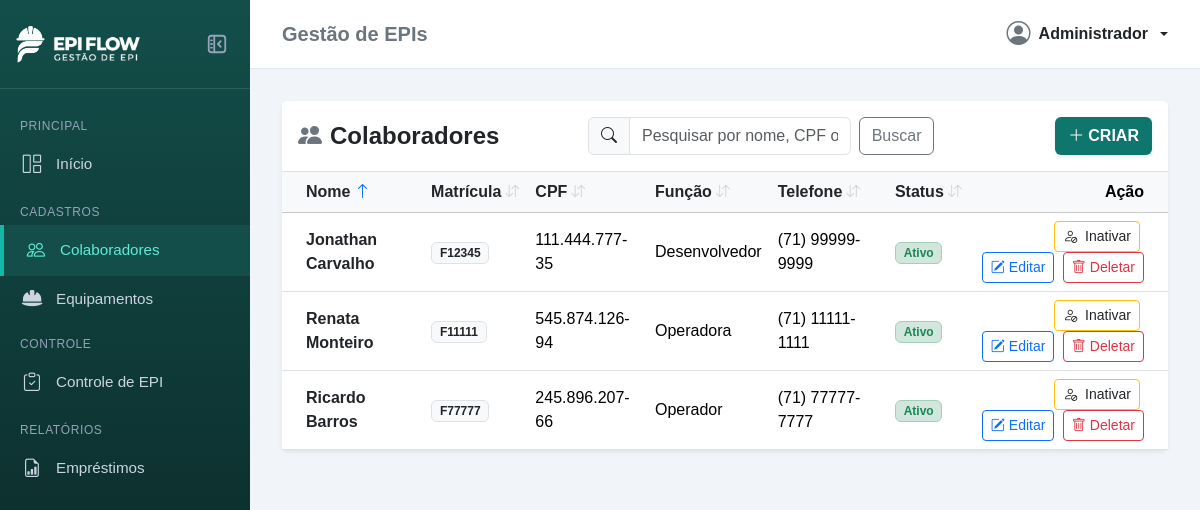
The page /colaboradores/ on the database its author committed.
### apps/colaboradores/models.py (models this page shows, shortened)
class Colaborador(models.Model):
    nome = models.CharField(max_length=100)
    cpf = models.CharField(max_length=14)
    matricula = models.CharField(max_length=10)
    funcao = models.CharField(max_length=50)
    telefone = models.CharField(max_length=15)
    email = models.EmailField(max_length=60)
    ativo = models.BooleanField(default=True)

### apps/colaboradores/views.py (the view)
# urls.py: path('', views.listar_colaboradores, name='listar'),
def listar_colaboradores(request):
    termo_busca = request.GET.get('busca', '').strip()
    campo_ordenacao = request.GET.get('campo', 'nome')
    direcao_ordenacao = request.GET.get('direcao', 'asc')
    if termo_busca:
        termo_upper = termo_busca.upper()
        if termo_upper.startswith('F') and any(char.isdigit() for char in termo_upper):
            filtro = Q(matricula__istartswith=termo_upper) | Q(nome__icontains=termo_busca)
        elif termo_busca.isdigit():
            filtro = (
                Q(matricula__istartswith=f'F{termo_busca}') |
                Q(cpf__icontains=termo_busca) |
                Q(nome__icontains=termo_busca)
            )
        else:
            filtro = Q(nome__icontains=termo_busca) | Q(cpf__icontains=termo_busca)
        colaboradores = list(Colaborador.objects.filter(filtro).distinct())
    else:
        colaboradores = list(Colaborador.objects.all())
    colaboradores = aplicar_ordenacao_colaboradores(colaboradores, campo_ordenacao, direcao_ordenacao)
    return render(request, 'colaboradores/listar.html', {
        'colaboradores': colaboradores,
        'termo_busca': termo_busca,
        'campo_ordenacao': campo_ordenacao,
        'direcao_ordenacao': direcao_ordenacao,
    })

### apps/colaboradores/views.py (called while the page is built)
def remover_acentos(texto):
    if not texto:
        return ''
    return ''.join(
        c for c in unicodedata.normalize('NFD', str(texto))
        if unicodedata.category(c) != 'Mn'
    ).lower()

### templates/colaboradores/listar.html (shortened to what this page needs)
{% extends 'base.html' %}
{% block content %}
<div class="card shadow-sm border-0">
    <div class="card-header bg-white border-bottom py-3">
        <div class="row g-3 align-items-center justify-content-between">
            <div class="col-12 col-md-4">
                <h4 class="mb-0 fw-bold">
                    <i class="bi bi-people-fill me-2 text-secondary"></i>Colaboradores
                </h4>
            </div>
            <div class="col-12 col-md-5">
                <form method="GET" class="d-flex gap-2">
                    <div class="input-group">
                        <span class="input-group-text bg-light"><i class="bi bi-search"></i></span>
                        <input type="text" name="busca" class="form-control"
                            placeholder="Pesquisar por nome, CPF ou matrícula" value="{{ termo_busca }}">
                    </div>
                    <button type="submit" class="btn btn-outline-secondary">Buscar</button>
                </form>
            </div>
            <div class="col-12 col-md-3 text-md-end">
                <a href="{% url 'colaboradores:cadastrar' %}" class="btn btn-custom fw-bold shadow-sm">
                    <i class="bi bi-plus-lg me-1"></i>CRIAR
                </a>
            </div>
        </div>
    </div>
    <div class="card-body p-0">
        {% if colaboradores %}
        <div class="table-responsive">
            <table class="table table-hover align-middle mb-0">
                <thead class="table-light">
                    <tr>
                        <th class="ps-4">
                            <a href="?busca={{ termo_busca }}&campo=nome&direcao={% if campo_ordenacao == 'nome' and direcao_ordenacao == 'asc' %}desc{% else %}asc{% endif %}"
                                class="text-dark text-decoration-none d-inline-flex align-items-center gap-1"
                                title="Clique para ordenar por Nome">
                                <span>Nome</span>
                                {% if campo_ordenacao == 'nome' %}
                                {% if direcao_ordenacao == 'asc' %}
                                <i class="bi bi-arrow-up text-primary fw-bold" title="Crescente (A-Z)"></i>
                                {% else %}
                                <i class="bi bi-arrow-down text-primary fw-bold" title="Decrescente (Z-A)"></i>
                                {% endif %}
                                {% else %}
                                <i class="bi bi-arrow-down-up text-muted opacity-25 small"></i>
                                {% endif %}
                            </a>
                        </th>
                        <th>
                            <a href="?busca={{ termo_busca }}&campo=matricula&direcao={% if campo_ordenacao == 'matricula' and direcao_ordenacao == 'asc' %}desc{% else %}asc{% endif %}"
                                class="text-dark text-decoration-none d-inline-flex align-items-center gap-1"
                                title="Clique para ordenar por Matrícula">
                                <span>Matrícula</span>
                                {% if campo_ordenacao == 'matricula' %}
                                {% if direcao_ordenacao == 'asc' %}
                                <i class="bi bi-arrow-up text-primary fw-bold" title="Crescente"></i>
                                {% else %}
                                <i class="bi bi-arrow-down text-primary fw-bold" title="Decrescente"></i>
                                {% endif %}
                                {% else %}
                                <i class="bi bi-arrow-down-up text-muted opacity-25 small"></i>
                                {% endif %}
                            </a>
                        </th>
                        <th>
                            <a href="?busca={{ termo_busca }}&campo=cpf&direcao={% if campo_ordenacao == 'cpf' and direcao_ordenacao == 'asc' %}desc{% else %}asc{% endif %}"
                                class="text-dark text-decoration-none d-inline-flex align-items-center gap-1"
                                title="Clique para ordenar por CPF">
                                <span>CPF</span>
                                {% if campo_ordenacao == 'cpf' %}
                                {% if direcao_ordenacao == 'asc' %}
                                <i class="bi bi-arrow-up text-primary fw-bold" title="Crescente"></i>
                                {% else %}
                                <i class="bi bi-arrow-down text-primary fw-bold" title="Decrescente"></i>
                                {% endif %}
                                {% else %}
                                <i class="bi bi-arrow-down-up text-muted opacity-25 small"></i>
                                {% endif %}
                            </a>
                        </th>
                        <th>
                            <a href="?busca={{ termo_busca }}&campo=funcao&direcao={% if campo_ordenacao == 'funcao' and direcao_ordenacao == 'asc' %}desc{% else %}asc{% endif %}"
                                class="text-dark text-decoration-none d-inline-flex align-items-center gap-1"
                                title="Clique para ordenar por Função">
                                <span>Função</span>
                                {% if campo_ordenacao == 'funcao' %}
                                {% if direcao_ordenacao == 'asc' %}
                                <i class="bi bi-arrow-up text-primary fw-bold" title="Crescente (A-Z)"></i>
                                {% else %}
                                <i class="bi bi-arrow-down text-primary fw-bold" title="Decrescente (Z-A)"></i>
                                {% endif %}
                                {% else %}
                                <i class="bi bi-arrow-down-up text-muted opacity-25 small"></i>
                                {% endif %}
                            </a>
                        </th>
                        <th>
                            <a href="?busca={{ termo_busca }}&campo=telefone&direcao={% if campo_ordenacao == 'telefone' and direcao_ordenacao == 'asc' %}desc{% else %}asc{% endif %}"
                                class="text-dark text-decoration-none d-inline-flex align-items-center gap-1"
                                title="Clique para ordenar por Telefone">
                                <span>Telefone</span>
                                {% if campo_ordenacao == 'telefone' %}
                                {% if direcao_ordenacao == 'asc' %}
                                <i class="bi bi-arrow-up text-primary fw-bold" title="Crescente"></i>
                                {% else %}
                                <i class="bi bi-arrow-down text-primary fw-bold" title="Decrescente"></i>
                                {% endif %}
                                {% else %}
                                <i class="bi bi-arrow-down-up text-muted opacity-25 small"></i>
                                {% endif %}
                            </a>
                        </th>
                        <th>
                            <a href="?busca={{ termo_busca }}&campo=status&direcao={% if campo_ordenacao == 'status' and direcao_ordenacao == 'asc' %}desc{% else %}asc{% endif %}"
                                class="text-dark text-decoration-none d-inline-flex align-items-center gap-1"
                                title="Clique para ordenar por Status">
                                <span>Status</span>
                                {% if campo_ordenacao == 'status' %}
                                {% if direcao_ordenacao == 'asc' %}
                                <i class="bi bi-arrow-up text-primary fw-bold" title="Crescente (Ativo primeiro)"></i>
                                {% else %}
                                <i class="bi bi-arrow-down text-primary fw-bold"
                                    title="Decrescente (Inativo primeiro)"></i>
                                {% endif %}
                                {% else %}
                                <i class="bi bi-arrow-down-up text-muted opacity-25 small"></i>
                                {% endif %}
                            </a>
                        </th>
                        <th class="text-end pe-4">Ação</th>
                    </tr>
                </thead>
                <tbody>
                    {% for colab in colaboradores %}
                    <tr class="{% if not colab.ativo %}table-light opacity-75{% endif %}">
                        <td class="ps-4 fw-semibold text-dark">{{ colab.nome }}</td>
                        <td><span class="badge bg-light text-dark border">{{ colab.matricula }}</span></td>
                        <td>{{ colab.cpf }}</td>
                        <td>{{ colab.funcao }}</td>
                        <td>{{ colab.telefone }}</td>
                        <td>
                            {% if colab.ativo %}
                            <span class="badge bg-success-subtle text-success border border-success-subtle">Ativo</span>
                            {% else %}
                            <span
                                class="badge bg-secondary-subtle text-secondary border border-secondary-subtle">Inativo</span>
                            {% endif %}
                        </td>
                        <td class="text-end pe-4">
                            <a href="{% url 'colaboradores:alternar_status' colab.id %}"
                                class="btn btn-sm {% if colab.ativo %}btn-outline-warning text-dark{% else %}btn-outline-success{% endif %} me-1"
                                title="{% if colab.ativo %}Inativar Colaborador{% else %}Ativar Colaborador{% endif %}">
                                <i
                                    class="bi {% if colab.ativo %}bi-person-slash{% else %}bi-person-check{% endif %} me-1"></i>
                                {% if colab.ativo %}Inativar{% else %}Ativar{% endif %}
                            </a>
                            <a href="{% url 'colaboradores:editar' colab.id %}"
                                class="btn btn-sm btn-outline-primary me-1">
                                <i class="bi bi-pencil-square me-1"></i>Editar
                            </a>
                            <button type="button" class="btn btn-sm btn-outline-danger" data-bs-toggle="modal"
                                data-bs-target="#modalExcluir" data-colab-id="{{ colab.id }}"
                                data-colab-nome="{{ colab.nome }}">
                                <i class="bi bi-trash me-1"></i>Deletar
                            </button>
                        </td>
                    </tr>
                    {% endfor %}
                </tbody>
            </table>
        </div>
        {% endif %}
    </div>
</div>
{% endblock %}

### static/css/style.css (style rules this page uses)
:root { --primary-teal: #0f766e; --primary-dark: #134e4a; --sidebar-bg: #092020; --sidebar-hover: #134e4a; }
body { background-color: #f1f5f9; font-family: Arial, sans-serif; color: #333; margin: 0; min-height: 100vh; }
.btn-custom { background-color: var(--primary-teal); color: white; }

### rows shown on the page
Colaborador: nome "Jonathan Carvalho", matricula "F12345", cpf "111.444.777-35", funcao "Desenvolvedor", telefone "(71) 99999-9999", ativo "Ativo"
Colaborador: nome "Renata Monteiro", matricula "F11111", cpf "545.874.126-94", funcao "Operadora", telefone "(71) 11111-1111", ativo "Ativo"
Colaborador: nome "Ricardo Barros", matricula "F77777", cpf "245.896.207-66", funcao "Operador", telefone "(71) 77777-7777", ativo "Ativo"
